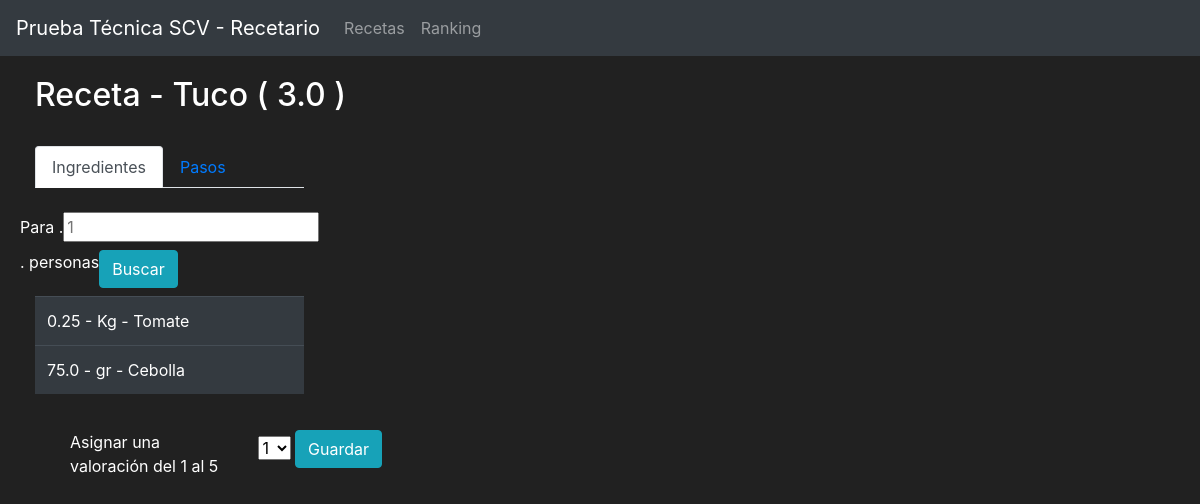
/receta?idreceta=1, run on the app's committed database.
### recetario/models.py (models this page shows, shortened)
class Receta(db.Model):
    id = db.Column(db.Integer(), primary_key=True)
    nombre = db.Column(db.String(length=30), nullable=False)
    ingredientes = db.relationship('Ingrediente', backref='own_receta', lazy=True)
    valoraciones = db.relationship('Valoracion', backref='own_valoracion', lazy=True)
    pasos = db.relationship('Paso', backref='own_pasos', lazy=True)
    def get_ingredientes(self):
        return self.ingredientes
    def get_pasos(self):
        return self.pasos

class Ingrediente(db.Model):
    id = db.Column(db.Integer(), primary_key=True)
    nombre = db.Column(db.String(length=30), nullable=False)
    cantidad = db.Column(db.Float(), nullable=False)
    unidad = db.Column(db.String(length=5), nullable=False)
    p_receta = db.Column(db.Integer(), db.ForeignKey('receta.id'))

### recetario/routes.py (the view)
@app.route('/receta', methods=['GET'])
def receta():
    idBusqueda = request.args.get('idreceta')
    pax = request.args.get('pax')
    if pax is None:
        pax = 1
    receta = services.get_receta(idBusqueda)
    pasos =services.get_pasos(idBusqueda)
    ingredientes = services.get_ingredientes_pax(idBusqueda,pax)
    puntajes = [1,2,3,4,5]
    return render_template('receta.html', receta = receta, pasos = pasos, ingredientes = ingredientes, puntajes = puntajes)

### recetario/models.py (called while the page is built)
    def __repr__(self):
        return f'{self.descripcion}'

### recetario/services.py (called while the page is built)
def get_receta(idBusqueda):
    receta = Receta.query.filter_by(id=idBusqueda).first()
    vistaReceta = vReceta()
    avg = db.session.query(func.avg(Valoracion.puntaje).label("Punt")).group_by(Valoracion.p_receta).where(Valoracion.p_receta == receta.id).all()
    vistaReceta.id = receta.id
    vistaReceta.nombre = receta.nombre
    if avg is None:
        vistaReceta.promedio = 0
    else:
        vistaReceta.promedio = str(avg[0].Punt)
    return vistaReceta

def get_ingredientes_pax(idBusqueda,pax):
    objetivo = Receta.query.filter_by(id=idBusqueda).first()
    ingredientes = objetivo.get_ingredientes()
    resultados = []
    for ingrediente in ingredientes:
        vistaIngrediente = vIngrediente()
        vistaIngrediente.nombre = ingrediente.nombre
        vistaIngrediente.cantidad = ingrediente.cantidad * int(pax)
        vistaIngrediente.unidad = ingrediente.unidad
        resultados.append(vistaIngrediente)
    return resultados

def get_pasos(idBusqueda):
    objetivo = Receta.query.filter_by(id=idBusqueda).first()
    pasos = objetivo.get_pasos()
    return pasos

### recetario/templates/receta.html (shortened to what this page needs)
{% extends 'base.html' %}
{% block content %}
<div class="row" style="margin-top:20px;margin-left:20px">
    <div class="col-6">
    <h2>Receta - {{receta.nombre}} ( {{receta.promedio}} ) </h2>
    <br>
    <div class="row">
        <div class="col-6">
    <ul class="nav nav-tabs" id="myTab" role="tablist">
        <li class="nav-item">
          <a class="nav-link active" id="home-tab" data-toggle="tab" href="#ingredientes" role="tab" aria-controls="home" aria-selected="true">Ingredientes</a>
        </li>
         <li class="nav-item">
          <a class="nav-link" id="pasos-tab" data-toggle="tab" href="#pasos" role="tab" aria-controls="contact" aria-selected="false">Pasos</a>
        </li>
      </ul>
      <div class="tab-content" id="myTabContent">
        <div class="tab-pane fade show active" id="ingredientes" role="tabpanel" aria-labelledby="home-tab">
            <br/>
                <form class="form-inline" action="{{ url_for('receta') }}">
                <div class="row">
                    <div class="form-group mb-2 col-xs-2">
                    Para  .
                        <input class="text" name="pax" placeholder="1" autofocus="autofocus" type="text">
                    </div>
                    . personas
                    <div class="form-group mb-2 col-xs-2">
                        <button class="btn btn-outline btn-info"> Buscar </button>
                    </div>
                </div>
                </form>
            <table class="table table-hover table-dark">
                <tbody>
                    {% for ingrediente in ingredientes %}
                        <tr>
                            <td> {{ingrediente.cantidad}} - {{ingrediente.unidad}} - {{ingrediente.nombre}} </td>
                        </tr>
                    {% endfor %}
                </tbody>
            </table>
        </div>
      </div>
    </div>
</div>
<form action="{{ url_for('guardarValoracion') }}" method="post">
    <div class="row" style="margin-top:20px;margin-left:20px">
        <div class="col-4">
            Asignar una valoración del 1 al 5
        </div>
        <div class="col-4">
            <select name="valorUsuario">
                <option value="{{puntajes[0]}}" selected>{{puntajes[0]}}</option>
            </select>
            <button type="submit" class="btn btn-outline btn-info"> Guardar </button>
        </div>
    </div>
</form>
    {% endblock %}

### recetario/templates/base.html (style rules this page uses)
body { background-color: #212121; color: white }

### data on the page
Receta: nombre "Tuco"
Ingrediente: cantidad "0.25", unidad "Kg", nombre "Tomate"
Ingrediente: cantidad "75.0", unidad "gr", nombre "Cebolla"

### other printed values
{{ receta.promedio }} "3.0"
form field valorUsuario "1"
